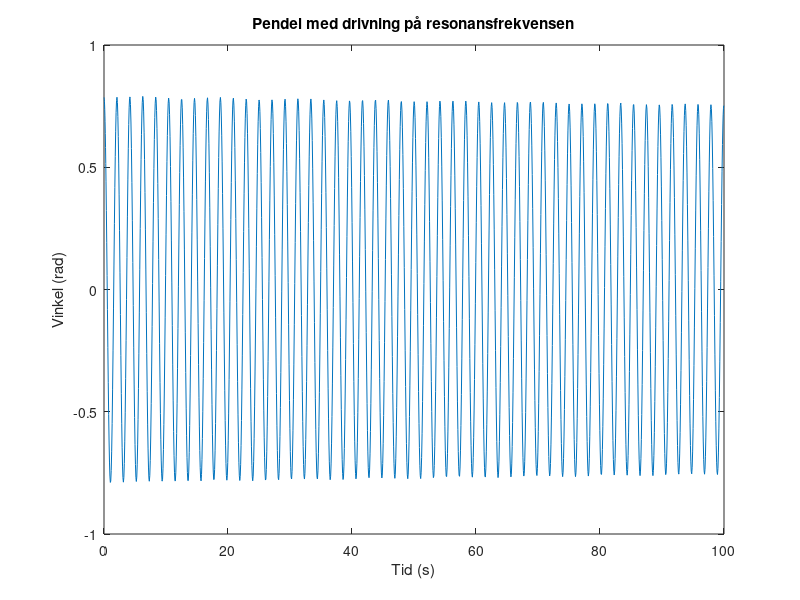

MATLAB code for this plot:
function pendulum_with_resonance_driving()
    % Parametrar
    g = 9.81; % Tyngdacceleration (m/s^2)
    l = 1;    % Pendelns längd (m)
    a = 0.1;  % Amplitud för den vertikala drivningen (m)
    w = (1 / (2 * pi)) * sqrt(g / l); % Pendlens egenfrekvens (rad/s)
    v = (1 / (2 * pi)) * sqrt(g / l);    % Frekvens för den vertikala drivningen (resonansfrekvensen)

    % Differentialekvation för pendeln med långsam vertikal drivning
    pendulum_equation_with_resonance_driving = @(t, y) [y(2); ...
        - (g / l) * sin(y(1)) - a * w^2 * cos(w*t) * sin(y(1)) - a * v^2 * cos(v*t)];

    % Initialvärden
    initial_conditions = [pi / 4, 0]; % Startvinkel (45 grader), inledande vinkelhastighet

    % Simuleringsintervall
    tspan = [0, 100]; % [Starttid, Sluttid]

    % Anropa ode45 för att lösa differentialekvationen
    [time, results] = ode45(pendulum_equation_with_resonance_driving, tspan, initial_conditions);

    % Extrahera vinklar från resultaten
    angles = results(:, 1);

    % Plotta resultatet
    figure;
    plot(time, angles);
    xlabel('Tid (s)');
    ylabel('Vinkel (rad)');
    title('Pendel med drivning på resonansfrekvensen');
end
